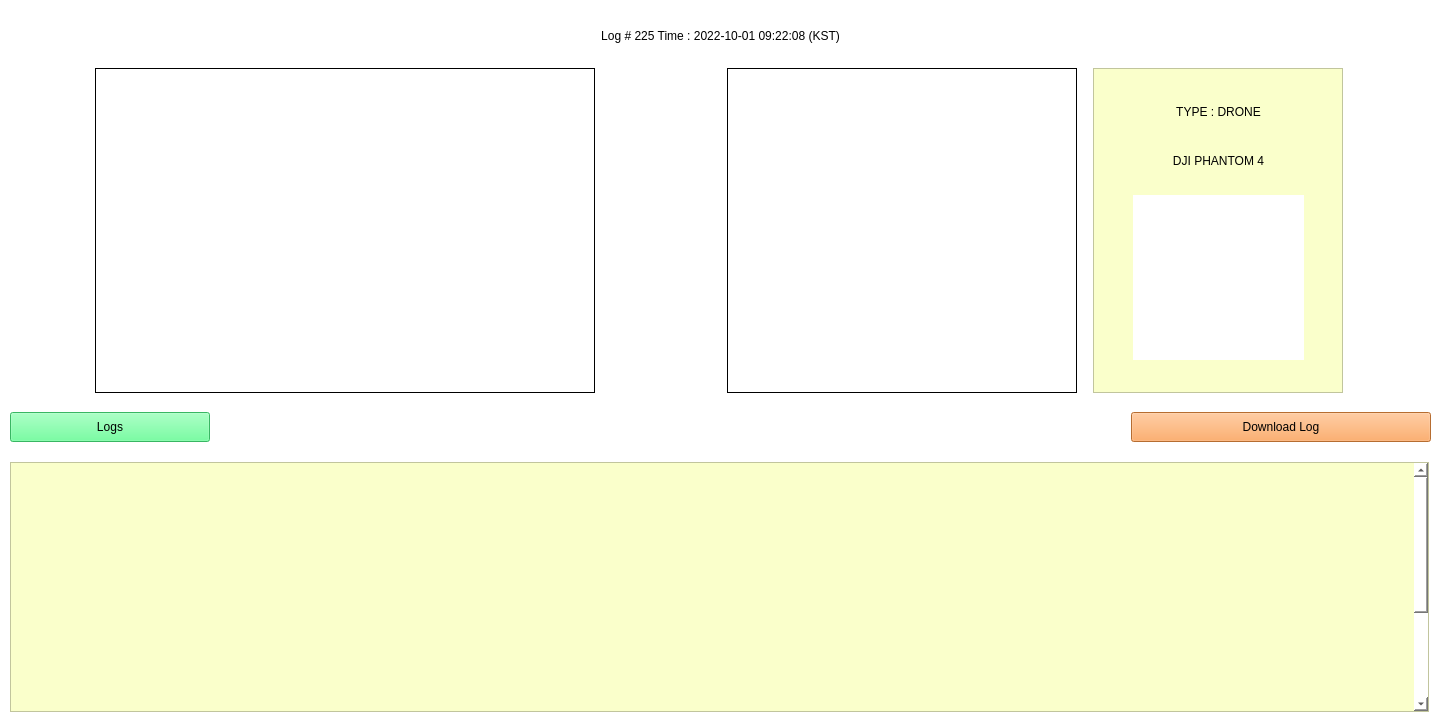
<?xml version="1.0" encoding="UTF-8"?>
<ui version="4.0">
 <class>MainWindow</class>
 <widget class="QMainWindow" name="MainWindow">
  <property name="geometry">
   <rect>
    <x>0</x>
    <y>0</y>
    <width>1440</width>
    <height>720</height>
   </rect>
  </property>
  <property name="minimumSize">
   <size>
    <width>1440</width>
    <height>720</height>
   </size>
  </property>
  <property name="maximumSize">
   <size>
    <width>1440</width>
    <height>720</height>
   </size>
  </property>
  <property name="windowTitle">
   <string>MainWindow</string>
  </property>
  <property name="autoFillBackground">
   <bool>false</bool>
  </property>
  <property name="styleSheet">
   <string notr="true">background-color: rgb(255, 255, 255);</string>
  </property>
  <widget class="QWidget" name="centralwidget">
   <widget class="QWidget" name="verticalLayoutWidget">
    <property name="geometry">
     <rect>
      <x>10</x>
      <y>10</y>
      <width>1421</width>
      <height>704</height>
     </rect>
    </property>
    <layout class="QVBoxLayout" name="verticalLayout">
     <item>
      <widget class="QLabel" name="log_title">
       <property name="minimumSize">
        <size>
         <width>0</width>
         <height>50</height>
        </size>
       </property>
       <property name="maximumSize">
        <size>
         <width>16777215</width>
         <height>50</height>
        </size>
       </property>
       <property name="styleSheet">
        <string notr="true">font: 75 20pt &quot;PibotoLt&quot;;
background-color: rgba(255, 255, 255, 0);</string>
       </property>
       <property name="text">
        <string>Log # 225 Time : 2022-10-01 09:22:08 (KST)</string>
       </property>
       <property name="alignment">
        <set>Qt::AlignCenter</set>
       </property>
      </widget>
     </item>
     <item>
      <layout class="QHBoxLayout" name="image_area">
       <property name="leftMargin">
        <number>75</number>
       </property>
       <property name="rightMargin">
        <number>75</number>
       </property>
       <item>
        <widget class="QLabel" name="image_before">
         <property name="minimumSize">
          <size>
           <width>500</width>
           <height>0</height>
          </size>
         </property>
         <property name="maximumSize">
          <size>
           <width>500</width>
           <height>325</height>
          </size>
         </property>
         <property name="frameShape">
          <enum>QFrame::Box</enum>
         </property>
         <property name="text">
          <string/>
         </property>
         <property name="pixmap">
          <pixmap>GUI_basicimage/image_before.png</pixmap>
         </property>
         <property name="scaledContents">
          <bool>true</bool>
         </property>
         <property name="alignment">
          <set>Qt::AlignCenter</set>
         </property>
        </widget>
       </item>
       <item>
        <widget class="QLabel" name="arrow">
         <property name="minimumSize">
          <size>
           <width>100</width>
           <height>325</height>
          </size>
         </property>
         <property name="maximumSize">
          <size>
           <width>100</width>
           <height>325</height>
          </size>
         </property>
         <property name="styleSheet">
          <string notr="true">background-color: rgba(255, 255, 255, 0);</string>
         </property>
         <property name="text">
          <string/>
         </property>
         <property name="pixmap">
          <pixmap>GUI_basicimage/arrow.png</pixmap>
         </property>
         <property name="scaledContents">
          <bool>true</bool>
         </property>
        </widget>
       </item>
       <item>
        <widget class="QLabel" name="image_after">
         <property name="minimumSize">
          <size>
           <width>350</width>
           <height>0</height>
          </size>
         </property>
         <property name="maximumSize">
          <size>
           <width>350</width>
           <height>325</height>
          </size>
         </property>
         <property name="frameShape">
          <enum>QFrame::Box</enum>
         </property>
         <property name="text">
          <string/>
         </property>
         <property name="pixmap">
          <pixmap>GUI_basicimage/image_after.png</pixmap>
         </property>
         <property name="scaledContents">
          <bool>true</bool>
         </property>
         <property name="alignment">
          <set>Qt::AlignCenter</set>
         </property>
        </widget>
       </item>
       <item>
        <widget class="QFrame" name="drone_type">
         <property name="minimumSize">
          <size>
           <width>250</width>
           <height>325</height>
          </size>
         </property>
         <property name="maximumSize">
          <size>
           <width>250</width>
           <height>325</height>
          </size>
         </property>
         <property name="styleSheet">
          <string notr="true">background-color: rgb(250, 255, 203);</string>
         </property>
         <property name="frameShape">
          <enum>QFrame::StyledPanel</enum>
         </property>
         <property name="frameShadow">
          <enum>QFrame::Raised</enum>
         </property>
         <widget class="QWidget" name="verticalLayoutWidget_2">
          <property name="geometry">
           <rect>
            <x>10</x>
            <y>10</y>
            <width>231</width>
            <height>301</height>
           </rect>
          </property>
          <layout class="QVBoxLayout" name="type_vertical">
           <property name="spacing">
            <number>0</number>
           </property>
           <property name="leftMargin">
            <number>30</number>
           </property>
           <property name="rightMargin">
            <number>30</number>
           </property>
           <item>
            <widget class="QLabel" name="type_text">
             <property name="minimumSize">
              <size>
               <width>0</width>
               <height>30</height>
              </size>
             </property>
             <property name="maximumSize">
              <size>
               <width>16777215</width>
               <height>30</height>
              </size>
             </property>
             <property name="styleSheet">
              <string notr="true">font: 75 15pt &quot;PibotoLt&quot;;</string>
             </property>
             <property name="text">
              <string>TYPE : DRONE</string>
             </property>
             <property name="alignment">
              <set>Qt::AlignCenter</set>
             </property>
            </widget>
           </item>
           <item>
            <widget class="QLabel" name="drone_name">
             <property name="minimumSize">
              <size>
               <width>0</width>
               <height>30</height>
              </size>
             </property>
             <property name="maximumSize">
              <size>
               <width>16777215</width>
               <height>30</height>
              </size>
             </property>
             <property name="styleSheet">
              <string notr="true">font: 75 15pt &quot;PibotoLt&quot;;</string>
             </property>
             <property name="text">
              <string>DJI PHANTOM 4</string>
             </property>
             <property name="alignment">
              <set>Qt::AlignCenter</set>
             </property>
            </widget>
           </item>
           <item>
            <widget class="QLabel" name="drone_image">
             <property name="minimumSize">
              <size>
               <width>171</width>
               <height>165</height>
              </size>
             </property>
             <property name="maximumSize">
              <size>
               <width>171</width>
               <height>165</height>
              </size>
             </property>
             <property name="styleSheet">
              <string notr="true">background-color: rgb(255, 255, 255);</string>
             </property>
             <property name="text">
              <string/>
             </property>
             <property name="pixmap">
              <pixmap>GUI_basicimage/drone_image.png</pixmap>
             </property>
             <property name="scaledContents">
              <bool>true</bool>
             </property>
             <property name="alignment">
              <set>Qt::AlignCenter</set>
             </property>
            </widget>
           </item>
          </layout>
         </widget>
        </widget>
       </item>
      </layout>
     </item>
     <item>
      <layout class="QHBoxLayout" name="button_area">
       <item>
        <widget class="QPushButton" name="button_logs">
         <property name="minimumSize">
          <size>
           <width>200</width>
           <height>30</height>
          </size>
         </property>
         <property name="maximumSize">
          <size>
           <width>200</width>
           <height>30</height>
          </size>
         </property>
         <property name="styleSheet">
          <string notr="true">background-color: rgb(80, 255, 138);</string>
         </property>
         <property name="text">
          <string>Logs</string>
         </property>
        </widget>
       </item>
       <item>
        <widget class="QLabel" name="space">
         <property name="minimumSize">
          <size>
           <width>0</width>
           <height>55</height>
          </size>
         </property>
         <property name="maximumSize">
          <size>
           <width>16777215</width>
           <height>55</height>
          </size>
         </property>
         <property name="styleSheet">
          <string notr="true">background-color: rgba(255, 255, 255, 0);</string>
         </property>
         <property name="text">
          <string/>
         </property>
        </widget>
       </item>
       <item>
        <widget class="QPushButton" name="button_download">
         <property name="minimumSize">
          <size>
           <width>300</width>
           <height>30</height>
          </size>
         </property>
         <property name="maximumSize">
          <size>
           <width>300</width>
           <height>30</height>
          </size>
         </property>
         <property name="styleSheet">
          <string notr="true">background-color: rgb(255, 153, 69);</string>
         </property>
         <property name="text">
          <string>Download Log</string>
         </property>
        </widget>
       </item>
      </layout>
     </item>
     <item>
      <widget class="QScrollArea" name="scroll_log">
       <property name="sizePolicy">
        <sizepolicy hsizetype="Minimum" vsizetype="Minimum">
         <horstretch>1</horstretch>
         <verstretch>0</verstretch>
        </sizepolicy>
       </property>
       <property name="minimumSize">
        <size>
         <width>1419</width>
         <height>250</height>
        </size>
       </property>
       <property name="maximumSize">
        <size>
         <width>1419</width>
         <height>250</height>
        </size>
       </property>
       <property name="styleSheet">
        <string notr="true">background-color: rgba(250, 255, 203, 255);</string>
       </property>
       <property name="widgetResizable">
        <bool>true</bool>
       </property>
       <widget class="QWidget" name="scroll_area">
        <property name="geometry">
         <rect>
          <x>0</x>
          <y>0</y>
          <width>1403</width>
          <height>400</height>
         </rect>
        </property>
        <property name="sizePolicy">
         <sizepolicy hsizetype="Preferred" vsizetype="Minimum">
          <horstretch>0</horstretch>
          <verstretch>0</verstretch>
         </sizepolicy>
        </property>
        <property name="minimumSize">
         <size>
          <width>0</width>
          <height>400</height>
         </size>
        </property>
        <property name="maximumSize">
         <size>
          <width>16777215</width>
          <height>400</height>
         </size>
        </property>
        <layout class="QVBoxLayout" name="verticalLayout_2"/>
       </widget>
      </widget>
     </item>
    </layout>
   </widget>
  </widget>
 </widget>
 <resources/>
 <connections/>
</ui>
